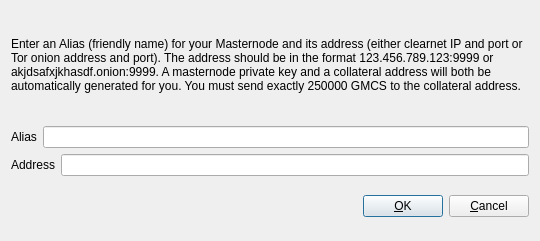
<?xml version="1.0" encoding="UTF-8"?>
<ui version="4.0">
 <class>AddEditAdrenalineNode</class>
 <widget class="QDialog" name="AddEditAdrenalineNode">
  <property name="geometry">
   <rect>
    <x>0</x>
    <y>0</y>
    <width>540</width>
    <height>241</height>
   </rect>
  </property>
  <property name="windowTitle">
   <string>Add/Edit Master Node</string>
  </property>
  <property name="modal">
   <bool>true</bool>
  </property>
  <layout class="QVBoxLayout" name="verticalLayout">
   <item>
    <layout class="QVBoxLayout" name="verticalLayout_2">
     <property name="topMargin">
      <number>0</number>
     </property>
     <property name="bottomMargin">
      <number>0</number>
     </property>
     <item>
      <widget class="QLabel" name="label_3">
       <property name="sizePolicy">
        <sizepolicy hsizetype="Preferred" vsizetype="Expanding">
         <horstretch>0</horstretch>
         <verstretch>0</verstretch>
        </sizepolicy>
       </property>
       <property name="text">
        <string>&lt;html&gt;&lt;head/&gt;&lt;body&gt;&lt;p&gt;Enter an Alias (friendly name) for your Masternode and its address (either clearnet IP and port or Tor onion address and port). The address should be in the format 123.456.789.123:9999 or akjdsafxjkhasdf.onion:9999. A masternode private key and a collateral address will both be automatically generated for you. You must send exactly 250000 GMCS to the collateral address.&lt;/p&gt;&lt;/body&gt;&lt;/html&gt;</string>
       </property>
       <property name="wordWrap">
        <bool>true</bool>
       </property>
      </widget>
     </item>
     <item>
      <layout class="QHBoxLayout" name="horizontalLayout">
       <property name="bottomMargin">
        <number>0</number>
       </property>
       <item>
        <widget class="QLabel" name="label">
         <property name="text">
          <string>Alias</string>
         </property>
        </widget>
       </item>
       <item>
        <widget class="QLineEdit" name="aliasLineEdit"/>
       </item>
      </layout>
     </item>
     <item>
      <layout class="QHBoxLayout" name="horizontalLayout_2">
       <property name="bottomMargin">
        <number>0</number>
       </property>
       <item>
        <widget class="QLabel" name="label_2">
         <property name="text">
          <string>Address</string>
         </property>
        </widget>
       </item>
       <item>
        <widget class="QLineEdit" name="addressLineEdit"/>
       </item>
      </layout>
     </item>
     <item>
      <layout class="QHBoxLayout" name="horizontalLayout_3">
       <property name="bottomMargin">
        <number>0</number>
       </property>
      </layout>
     </item>
    </layout>
   </item>
   <item>
    <layout class="QHBoxLayout" name="horizontalLayout_Buttons">
     <item>
      <spacer name="horizontalSpacer_1">
       <property name="orientation">
        <enum>Qt::Horizontal</enum>
       </property>
       <property name="sizeHint" stdset="0">
        <size>
         <width>40</width>
         <height>48</height>
        </size>
       </property>
      </spacer>
     </item>
     <item>
      <widget class="QLabel" name="statusLabel">
       <property name="font">
        <font>
         <weight>75</weight>
         <bold>true</bold>
        </font>
       </property>
       <property name="text">
        <string/>
       </property>
       <property name="textFormat">
        <enum>Qt::PlainText</enum>
       </property>
       <property name="wordWrap">
        <bool>true</bool>
       </property>
      </widget>
     </item>
     <item>
      <spacer name="horizontalSpacer_2">
       <property name="orientation">
        <enum>Qt::Horizontal</enum>
       </property>
       <property name="sizeHint" stdset="0">
        <size>
         <width>40</width>
         <height>48</height>
        </size>
       </property>
      </spacer>
     </item>
     <item>
      <widget class="QPushButton" name="okButton">
       <property name="text">
        <string>&amp;OK</string>
       </property>
      </widget>
     </item>
     <item>
      <widget class="QPushButton" name="cancelButton">
       <property name="text">
        <string>&amp;Cancel</string>
       </property>
       <property name="autoDefault">
        <bool>false</bool>
       </property>
      </widget>
     </item>
    </layout>
   </item>
  </layout>
 </widget>
 <resources/>
 <connections/>
</ui>
